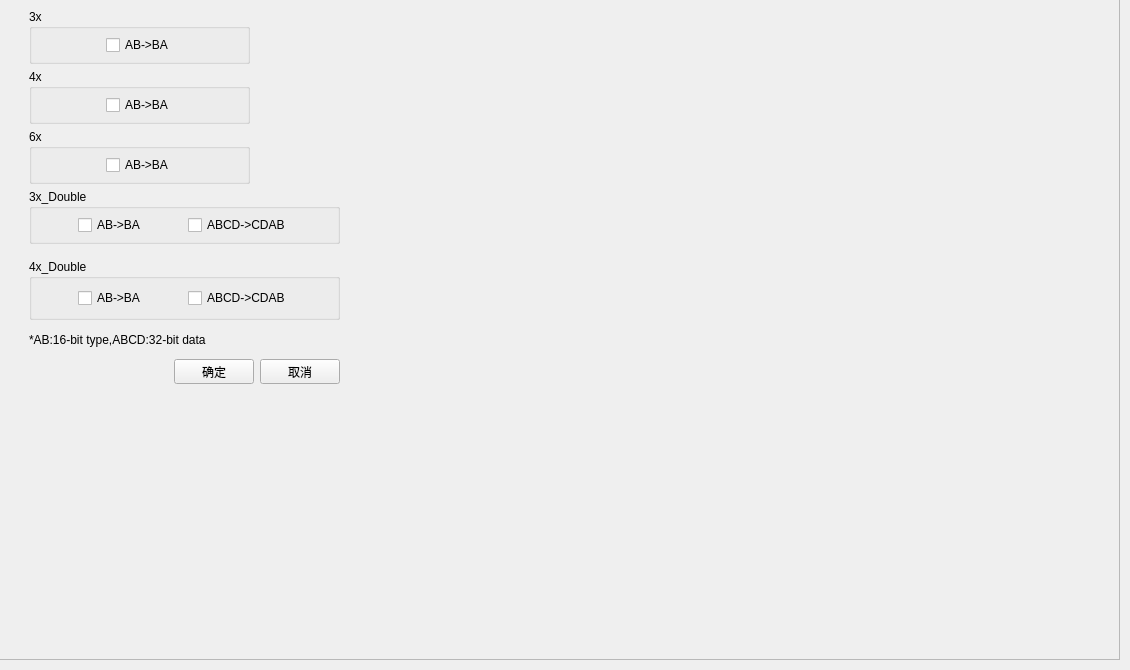
     <widget class="QWidget" name="AddTransformPage">
      <widget class="QFrame" name="frame_4">
       <property name="geometry">
        <rect>
         <x>-1</x>
         <y>-1</y>
         <width>1121</width>
         <height>661</height>
        </rect>
       </property>
       <property name="styleSheet">
        <string notr="true"/>
       </property>
       <property name="frameShape">
        <enum>QFrame::StyledPanel</enum>
       </property>
       <property name="frameShadow">
        <enum>QFrame::Raised</enum>
       </property>
       <widget class="QGroupBox" name="groupBox_7">
        <property name="geometry">
         <rect>
          <x>30</x>
          <y>10</y>
          <width>221</width>
          <height>55</height>
         </rect>
        </property>
        <property name="title">
         <string>3x</string>
        </property>
        <layout class="QHBoxLayout" name="horizontalLayout_31">
         <item>
          <spacer name="horizontalSpacer_55">
           <property name="orientation">
            <enum>Qt::Horizontal</enum>
           </property>
           <property name="sizeHint" stdset="0">
            <size>
             <width>62</width>
             <height>20</height>
            </size>
           </property>
          </spacer>
         </item>
         <item>
          <widget class="QCheckBox" name="ABAB3x">
           <property name="text">
            <string>AB-&gt;BA</string>
           </property>
          </widget>
         </item>
         <item>
          <spacer name="horizontalSpacer_54">
           <property name="orientation">
            <enum>Qt::Horizontal</enum>
           </property>
           <property name="sizeHint" stdset="0">
            <size>
             <width>62</width>
             <height>20</height>
            </size>
           </property>
          </spacer>
         </item>
        </layout>
       </widget>
       <widget class="QGroupBox" name="ABAB4x">
        <property name="geometry">
         <rect>
          <x>30</x>
          <y>70</y>
          <width>221</width>
          <height>55</height>
         </rect>
        </property>
        <property name="title">
         <string>4x</string>
        </property>
        <layout class="QHBoxLayout" name="horizontalLayout_32">
         <item>
          <spacer name="horizontalSpacer_52">
           <property name="orientation">
            <enum>Qt::Horizontal</enum>
           </property>
           <property name="sizeHint" stdset="0">
            <size>
             <width>62</width>
             <height>20</height>
            </size>
           </property>
          </spacer>
         </item>
         <item>
          <widget class="QCheckBox" name="checkBox_7">
           <property name="text">
            <string>AB-&gt;BA</string>
           </property>
          </widget>
         </item>
         <item>
          <spacer name="horizontalSpacer_53">
           <property name="orientation">
            <enum>Qt::Horizontal</enum>
           </property>
           <property name="sizeHint" stdset="0">
            <size>
             <width>62</width>
             <height>20</height>
            </size>
           </property>
          </spacer>
         </item>
        </layout>
       </widget>
       <widget class="QGroupBox" name="ABAB6x">
        <property name="geometry">
         <rect>
          <x>30</x>
          <y>130</y>
          <width>221</width>
          <height>55</height>
         </rect>
        </property>
        <property name="title">
         <string>6x</string>
        </property>
        <layout class="QHBoxLayout" name="horizontalLayout_33">
         <item>
          <spacer name="horizontalSpacer_50">
           <property name="orientation">
            <enum>Qt::Horizontal</enum>
           </property>
           <property name="sizeHint" stdset="0">
            <size>
             <width>62</width>
             <height>20</height>
            </size>
           </property>
          </spacer>
         </item>
         <item>
          <widget class="QCheckBox" name="checkBox_6">
           <property name="text">
            <string>AB-&gt;BA</string>
           </property>
          </widget>
         </item>
         <item>
          <spacer name="horizontalSpacer_51">
           <property name="orientation">
            <enum>Qt::Horizontal</enum>
           </property>
           <property name="sizeHint" stdset="0">
            <size>
             <width>62</width>
             <height>20</height>
            </size>
           </property>
          </spacer>
         </item>
        </layout>
       </widget>
       <widget class="QGroupBox" name="ABAB3x_Double">
        <property name="geometry">
         <rect>
          <x>30</x>
          <y>190</y>
          <width>311</width>
          <height>55</height>
         </rect>
        </property>
        <property name="title">
         <string>3x_Double</string>
        </property>
        <layout class="QHBoxLayout" name="horizontalLayout_34">
         <item>
          <spacer name="horizontalSpacer_49">
           <property name="orientation">
            <enum>Qt::Horizontal</enum>
           </property>
           <property name="sizeHint" stdset="0">
            <size>
             <width>39</width>
             <height>20</height>
            </size>
           </property>
          </spacer>
         </item>
         <item>
          <widget class="QCheckBox" name="checkBox_4">
           <property name="text">
            <string>AB-&gt;BA</string>
           </property>
          </widget>
         </item>
         <item>
          <spacer name="horizontalSpacer_48">
           <property name="orientation">
            <enum>Qt::Horizontal</enum>
           </property>
           <property name="sizeHint" stdset="0">
            <size>
             <width>38</width>
             <height>20</height>
            </size>
           </property>
          </spacer>
         </item>
         <item>
          <widget class="QCheckBox" name="checkBox_5">
           <property name="text">
            <string>ABCD-&gt;CDAB</string>
           </property>
          </widget>
         </item>
         <item>
          <spacer name="horizontalSpacer_47">
           <property name="orientation">
            <enum>Qt::Horizontal</enum>
           </property>
           <property name="sizeHint" stdset="0">
            <size>
             <width>39</width>
             <height>20</height>
            </size>
           </property>
          </spacer>
         </item>
        </layout>
       </widget>
       <widget class="QGroupBox" name="ABAB4x_Double">
        <property name="geometry">
         <rect>
          <x>30</x>
          <y>260</y>
          <width>311</width>
          <height>61</height>
         </rect>
        </property>
        <property name="title">
         <string>4x_Double</string>
        </property>
        <layout class="QHBoxLayout" name="horizontalLayout_30">
         <item>
          <spacer name="horizontalSpacer_44">
           <property name="orientation">
            <enum>Qt::Horizontal</enum>
           </property>
           <property name="sizeHint" stdset="0">
            <size>
             <width>39</width>
             <height>20</height>
            </size>
           </property>
          </spacer>
         </item>
         <item>
          <widget class="QCheckBox" name="checkBox_2">
           <property name="text">
            <string>AB-&gt;BA</string>
           </property>
          </widget>
         </item>
         <item>
          <spacer name="horizontalSpacer_45">
           <property name="orientation">
            <enum>Qt::Horizontal</enum>
           </property>
           <property name="sizeHint" stdset="0">
            <size>
             <width>38</width>
             <height>20</height>
            </size>
           </property>
          </spacer>
         </item>
         <item>
          <widget class="QCheckBox" name="checkBox_3">
           <property name="text">
            <string>ABCD-&gt;CDAB</string>
           </property>
          </widget>
         </item>
         <item>
          <spacer name="horizontalSpacer_46">
           <property name="orientation">
            <enum>Qt::Horizontal</enum>
           </property>
           <property name="sizeHint" stdset="0">
            <size>
             <width>39</width>
             <height>20</height>
            </size>
           </property>
          </spacer>
         </item>
        </layout>
       </widget>
       <widget class="QWidget" name="layoutWidget">
        <property name="geometry">
         <rect>
          <x>30</x>
          <y>330</y>
          <width>311</width>
          <height>22</height>
         </rect>
        </property>
        <layout class="QHBoxLayout" name="horizontalLayout_29">
         <item>
          <widget class="QLabel" name="label_16">
           <property name="text">
            <string>*AB:16-bit type,ABCD:32-bit data</string>
           </property>
          </widget>
         </item>
         <item>
          <spacer name="horizontalSpacer_43">
           <property name="orientation">
            <enum>Qt::Horizontal</enum>
           </property>
           <property name="sizeHint" stdset="0">
            <size>
             <width>40</width>
             <height>20</height>
            </size>
           </property>
          </spacer>
         </item>
        </layout>
       </widget>
       <widget class="QWidget" name="layoutWidget">
        <property name="geometry">
         <rect>
          <x>30</x>
          <y>360</y>
          <width>311</width>
          <height>25</height>
         </rect>
        </property>
        <layout class="QHBoxLayout" name="horizontalLayout_35">
         <item>
          <spacer name="horizontalSpacer_56">
           <property name="orientation">
            <enum>Qt::Horizontal</enum>
           </property>
           <property name="sizeHint" stdset="0">
            <size>
             <width>40</width>
             <height>20</height>
            </size>
           </property>
          </spacer>
         </item>
         <item>
          <widget class="QPushButton" name="AddTransWayOKBtn">
           <property name="text">
            <string>确定</string>
           </property>
          </widget>
         </item>
         <item>
          <widget class="QPushButton" name="AddTransWayCancelBtn">
           <property name="text">
            <string>取消</string>
           </property>
          </widget>
         </item>
        </layout>
       </widget>
      </widget>
     </widget>
